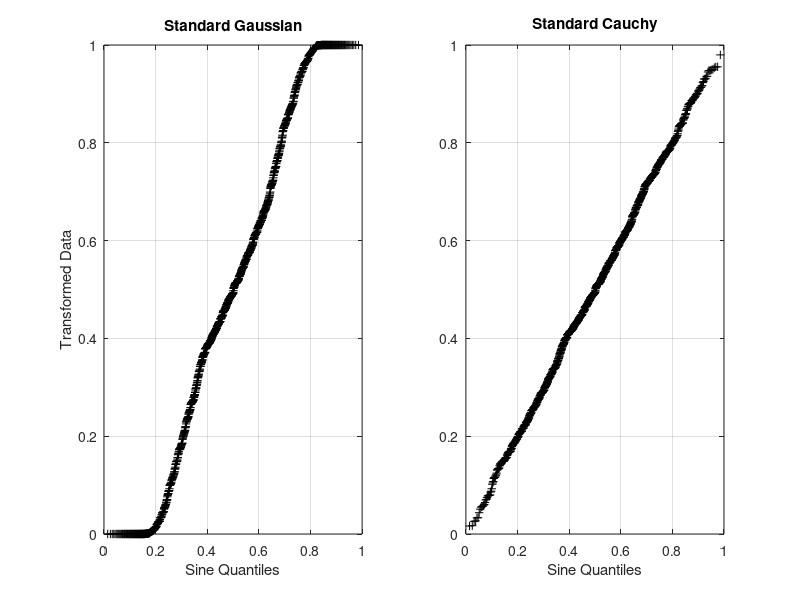

Reproduce this figure in MATLAB.
%% Example 4.12
% Compute 1000 random draws from the standardized Cauchy distribution, and
% produce stabilized p-p plots of them against the standardized normal and
% Cauchy distributions.
% What differences are there?

% Based on the probability integral transform.
% Deviations from a straight line are suggestive of the nature of the
% distribution. 

%% Random draws
clear; close all; clf;

picks = 1000;
x = trnd(1, [1 picks]);
u = ((1:picks) - 0.5)/picks; % uniform distribution

%% Arcsine transform applied to p-p plot
% Leads to constant variance at all points. Due to Michael (1983).
% This is not the case for the regular p-p plots. They have the highest
% variance near the mode and the lowest variance near the tails without
% this transform. So the transform is superior and always recommended.

r = 2/pi*asin(sqrt(u));
s1 = 2/pi*asin(sqrt(normcdf(sort(x)))); %Gaussian
s2 = 2/pi*asin(sqrt(tcdf(sort(x), 1))); %Cauchy


%% Plotting variance stabilized p-p plots
% Gaussian
figure(1);
subplot(1,2,1); axis square
plot(r, s1, 'k+ ')
ylabel 'Transformed Data'; xlabel 'Sine Quantiles';
title 'Standard Gaussian'
grid on

% Cauchy
subplot(1,2,2); axis square
plot(r, s2, 'k+ ')
xlabel 'Sine Quantiles'; 
title 'Standard Cauchy' 
grid on

% Stabilized p-p plot against the Gaussian is long tailed, as evidenced by
% the sharp downturn of the distribution tails. The Cauchy distribution is
% a straight line, as expected.
